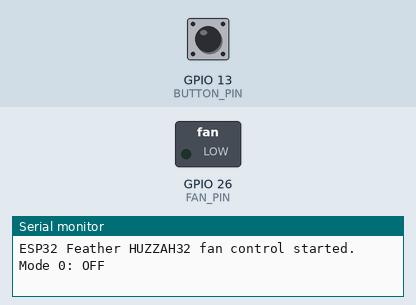
A sketch run on a simulated ESP32. Shown: switched loads named in the sketch (green lamp = pin HIGH), the last lines printed to the serial monitor. The test bench sets the inputs (shaded band); at power-on: GPIO 13 (BUTTON_PIN) HIGH.

Above: at 3.2 s.
3.3 s: GPIO 13 (BUTTON_PIN) pulled LOW for 0.15 s
At 4.2 s:
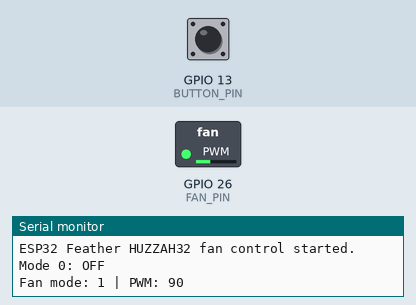
4.9 s: GPIO 13 (BUTTON_PIN) pulled LOW for 1 s
At 5.4 s:
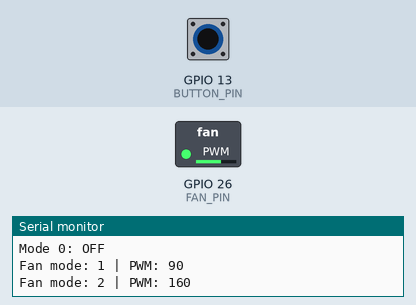
7.4 s: GPIO 13 (BUTTON_PIN) pulled LOW for 0.15 s
At 8.5 s:
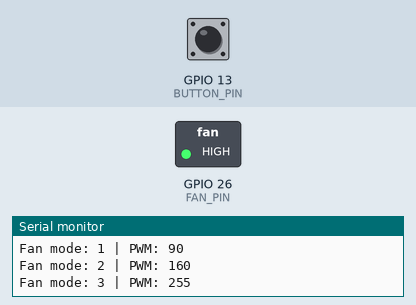
Timing chart, 0 to 10.4 s (numbered marks = the images above; inputs shaded):
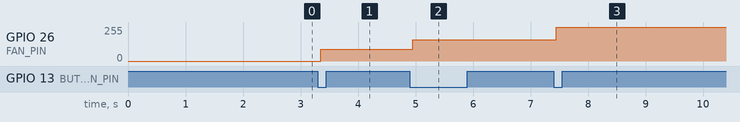

Measured:
- after the input at 3.3 s, GPIO 26 (FAN_PIN): 0/255 → 90/255 after 0.05 s
- after the input at 4.9 s, GPIO 26 (FAN_PIN): 90/255 → 159/255 after 0.05 s
- after the input at 7.4 s, GPIO 26 (FAN_PIN): 159/255 → 255/255 after 0.05 s

The sketch:

fancontroller.ino
```cpp
//Three modes to control fan speed
// Board: Adafruit ESP32 Feather / HUZZAH32


const int FAN_PIN = 26;
const int BUTTON_PIN = 13;

const int PWM_FREQ = 25000;
const int PWM_RESOLUTION = 8;

int fanMode = 0;

int fanSpeed[] = {
  0,
  90,
  160,
  255
};

int lastButtonReading = HIGH;
int stableButtonState = HIGH;
unsigned long lastDebounceTime = 0;
const unsigned long debounceDelay = 50;

void setup() {
  Serial.begin(115200);
  delay(2000);
  pinMode(BUTTON_PIN, INPUT_PULLUP);

  ledcAttach(FAN_PIN, PWM_FREQ, PWM_RESOLUTION);
  ledcWrite(FAN_PIN, fanSpeed[fanMode]);

  Serial.println("ESP32 Feather HUZZAH32 fan control started.");
  Serial.println("Mode 0: OFF");
}

void loop() {
  int reading = digitalRead(BUTTON_PIN);

  if (reading != lastButtonReading) {
    lastDebounceTime = millis();
  }

  if ((millis() - lastDebounceTime) > debounceDelay) {
    if (reading != stableButtonState) {
      stableButtonState = reading;

      if (stableButtonState == LOW) {
        fanMode++;

        if (fanMode > 3) {
          fanMode = 0;
        }

        ledcWrite(FAN_PIN, fanSpeed[fanMode]);

        Serial.print("Fan mode: ");
        Serial.print(fanMode);
        Serial.print(" | PWM: ");
        Serial.println(fanSpeed[fanMode]);
      }
    }
  }

  lastButtonReading = reading;
}
```
